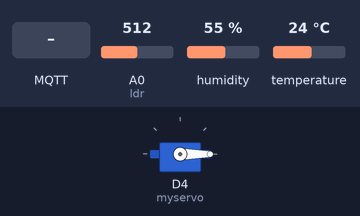
The sketch below on a simulated ESP8266 (NodeMCU). Shown: servo. Inputs (shaded band) come from the test bench; at power-on: A0 (ldr) = 512, humidity 55 %, temperature 24 °C. WiFi joins after 1.5 s; servers stay silent unless stated; no MQTT or app messages arrive unless stated; what the sketch prints to the serial monitor is not drawn.

Above: at 2.7 s.
2.8 s: MQTT message "1" arrives on the first subscribed topic
At 3.6 s:
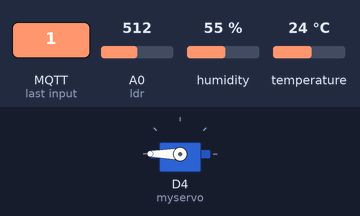
4.3 s: MQTT message "0" arrives on the first subscribed topic
At 4.7 s:
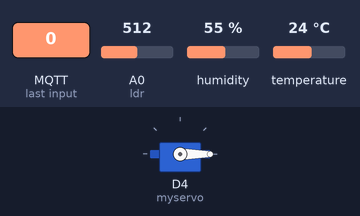
Timing chart, 0 to 7.3 s (numbered marks = the images above; inputs shaded):
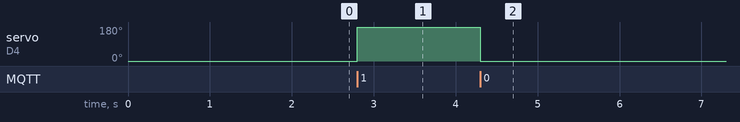

Measured:
- after the input at 2.8 s, servo on D4 (myservo): 0° → 180° at once
- after the input at 4.3 s, servo on D4 (myservo): 180° → 0° at once

The sketch:

sketch_TA_Jemuran_Otomatis.ino
```cpp
#include <ESP8266WiFi.h>
#include <PubSubClient.h>
#include <DHT.h>
#include <Servo.h>


Servo myservo;

#define DHTTYPE DHT11

const int ldr = A0;

const char* ssid = "VIRUZ";
const char* password = "08121996";

const char* mqtt_server = "192.168.43.39";

WiFiClient espClient;
PubSubClient client(espClient);

const int DHTPin = D8;

DHT dht(DHTPin, DHTTYPE);

long now = millis();
long lastMeasure = 0;
long lastMsg= 0;
char msg[50];
int value = 0;

void setup() {
  myservo.attach(D4);
  myservo.write(0);
  dht.begin();
  Serial.begin(115200);
  setup_wifi();
  client.setServer(mqtt_server, 1883);
  client.setCallback(callback);

}
void setup_wifi() {
  delay(10);
  Serial.println();
  Serial.print("Connecting to ");
  Serial.println(ssid);
  WiFi.begin(ssid, password);
  while (WiFi.status() != WL_CONNECTED) {
    delay(500);
    Serial.print(".");
  }
  Serial.println("");
  Serial.print("WiFi connected - ESP IP address: ");
  Serial.println(WiFi.localIP());
}

 void callback(char* topic, byte* payload, unsigned int length) {
  String string;
  Serial.print("Message arrived [");
  Serial.print(topic);
  Serial.print("] ");
  for (int i = 0; i < length; i++) {
    Serial.print((char)payload[i]);
    string+=((char)payload[i]);
  }
  Serial.println(string);

  if ((char)payload[0] == '1') {
     Serial.println("masuk");
    myservo.write(180);
  }

 if ((char)payload[0] == '0') {
    Serial.println("keluar");
    myservo.write(0);
  }
  Serial.println();
}

void reconnect() {
  while (!client.connected()) {
    Serial.print("Attempting MQTT connection...");
    if (client.connect("ESP8266Client")) {
      Serial.println("connected");
      client.subscribe("servo");
    } else {
      Serial.print("failed, rc= ");
      Serial.print(client.state());
      Serial.println(" try again in 5 seconds");
      delay(3000);
    }
  }
}

void loop() {
  if(!client.connected()) {
    reconnect();
  }

  if(!client.loop())
    client.connect("ESP8266Client");

  now = millis();
  if (now - lastMeasure > 3000) {
    lastMeasure = now;
    int nilai = analogRead(ldr);
    float h = dht.readHumidity();
    float t = dht.readTemperature();

    if (isnan(h) || isnan(t)||isnan(nilai)) {
      Serial.println("Failed to read from sensor!");
      return;
    }

    static char temperatureTemp[7];
    dtostrf(t, 6, 2, temperatureTemp);

    static char humidityTemp[7];
    dtostrf(h, 6, 2, humidityTemp);

    static char itensitasCahaya[7];
    dtostrf(nilai,6,2,itensitasCahaya);

    client.publish("suhu", temperatureTemp);
    client.publish("kelembapan", humidityTemp);
    client.publish("cahaya", itensitasCahaya);

    Serial.print("Kelembapan: ");
    Serial.print(h);
    Serial.print(" %\t Suhu: ");
    Serial.print(t);
    Serial.print(" *C ");
    Serial.print ("Cahaya = ");
    Serial.print (nilai);
    Serial.println ("V");
  }
}
```
